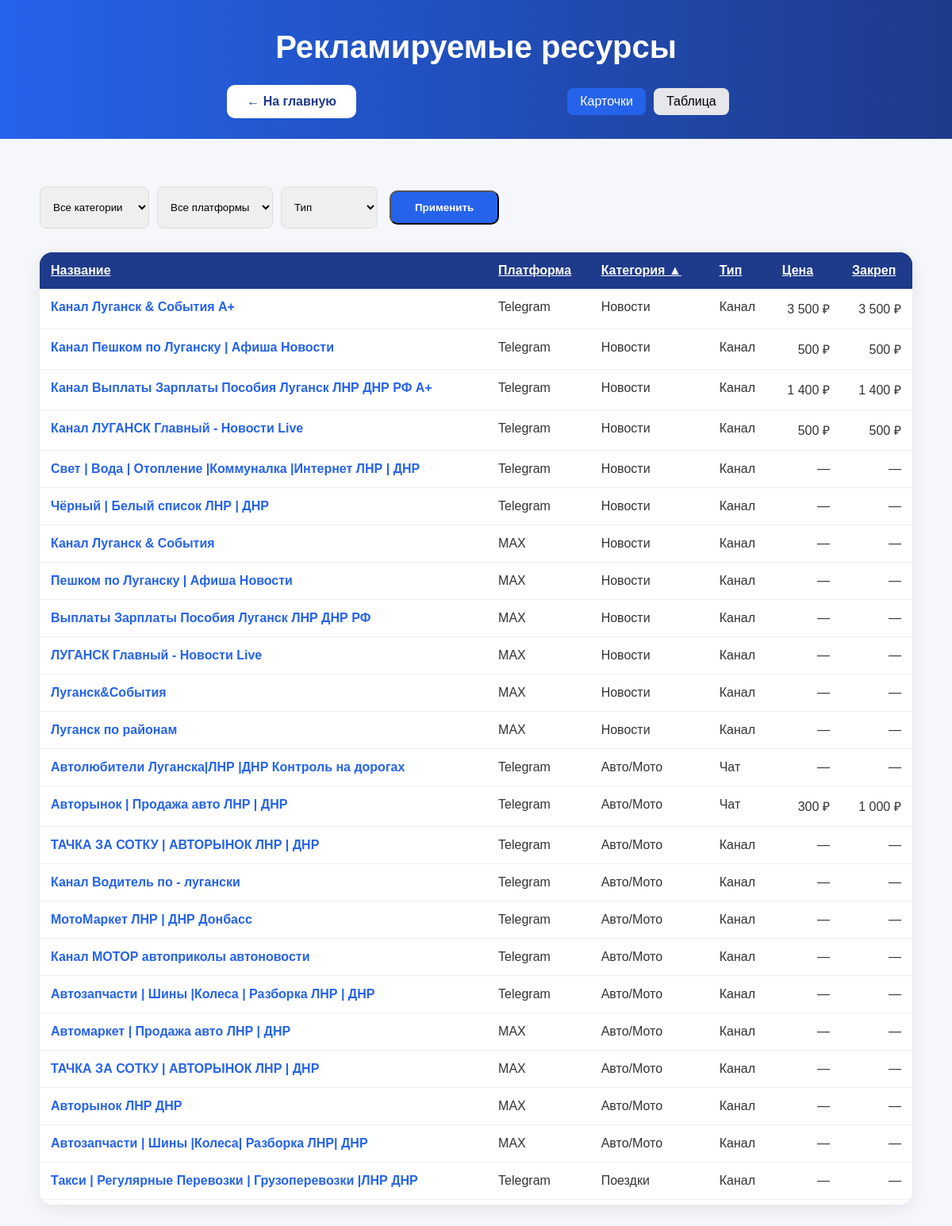
The app's page /resources.php?view=table&sort=category&dir=asc with its own data.
### tables this page shows
CREATE TABLE `resources` (
  `id` int(11) NOT NULL,
  `name` varchar(255) NOT NULL,
  `url` varchar(255) NOT NULL,
  `status` enum('main','reserve') DEFAULT NULL,
  `created_at` timestamp NULL DEFAULT CURRENT_TIMESTAMP,
  `platform` varchar(20) NOT NULL,
  `category` enum('Новости','Авто/Мото','Поездки','Работа','Объявления','Недвижимость','Общение','Хобби','Услуги','Электроника') NOT NULL DEFAULT 'Объявления',
  `type` enum('chat','channel') NOT NULL DEFAULT 'chat',
  `subscribers` int(11) DEFAULT NULL,
  `description` text,
  `priority` int(11) DEFAULT '0',
  `price` int(11) DEFAULT NULL,
  `pin_price` int(11) DEFAULT NULL
);

### config.php (called while the page is built, shortened)
<?php
function e($value)
{
    return htmlspecialchars((string)($value ?? ''), ENT_QUOTES, 'UTF-8');
}

### resources.php (the view, shortened to what this page needs)
<?php
require_once 'config.php';
$stmt = $pdo->prepare("SELECT value FROM settings WHERE name = 'show_reserve'");
$stmt->execute();
$showReserve = $stmt->fetchColumn();
$where = [];
if ($showReserve != '1') {
    $where[] = "(status IS NULL OR status != 'reserve')";
}
$params = [];
$view = $_GET['view'] ?? 'cards';
$sql = "SELECT * FROM resources";
if ($where) {
    $sql .= " WHERE " . implode(" AND ", $where);
}
$sort = $_GET['sort'] ?? 'priority';
$dir  = $_GET['dir'] ?? 'desc';
$sql .= " ORDER BY (status = 'reserve') ASC, $sort $dir";
$stmt = $pdo->prepare($sql);
$stmt->execute($params);
$resources = $stmt->fetchAll();
function sortLink($column, $label, $currentSort, $currentDir, $view) {
    $dir = 'asc';
    if ($currentSort === $column && $currentDir === 'asc') {
        $dir = 'desc';
    }
    $query = $_GET;
    $query['sort'] = $column;
    $query['dir'] = $dir;
    $query['view'] = $view;
    $arrow = '';
    if ($currentSort === $column) {
        $arrow = $currentDir === 'asc' ? ' ▲' : ' ▼';
    }
    return '<a href="?' . http_build_query($query) . '">' . $label . $arrow . '</a>';
}
?>
<!DOCTYPE html>
<html lang="ru">
<head>
<link rel="stylesheet" href="css/style.css?v=<?= filemtime('css/style.css') ?>">
</head>
<body>
<header class="hero small">
<h1>Рекламируемые ресурсы</h1>
<div>
    <div>
<a href="index.php" class="btn">← На главную</a></div>
<div class="view-switch">
<a href="?<?= http_build_query(array_merge($_GET, ['view' => 'cards'])) ?>"
class="view-btn <?= $view === 'cards' ? 'active' : '' ?>">
Карточки
</a>
<a href="?<?= http_build_query(array_merge($_GET, ['view' => 'table'])) ?>"
class="view-btn <?= $view === 'table' ? 'active' : '' ?>">
Таблица
</a>
</div>
</div>
</header>
<section class="table-section">
<form method="get" class="filter-form">
<select name="category">
<option value="">Все категории</option>
</select>
<select name="platform">
<option value="">Все платформы</option>
</select>
<select name="type">
<option value="">Тип</option>
</select>
<button type="submit" class="btn btn-primary">Применить</button>
</form>
<?php if ($view === 'cards'): ?>
<div class="resource-grid">
<?php foreach ($resources as $r): ?>
<?php
$cardClass = '';
if ($r['status'] === 'reserve') {
    $cardClass = 'card-reserve';
}
?>
<div class="resource-card <?= $cardClass ?>">
<div class="card-header">
    <a href="<?= e($r['url']) ?>" target="_blank" class="card-title">
        <?= e($r['name']) ?>
    </a>
</div>
<div class="card-badges">
    <span class="badge platform"><?= e($r['platform']) ?></span>
    <span class="badge category"><?= e($r['category']) ?></span>
    <span class="badge type">
        <?= $r['type'] === 'channel' ? 'Канал' : 'Чат' ?>
    </span>
</div>
<?php if ($r['description']): ?>
<div class="card-description">
    <?= e($r['description']) ?>
</div>
<?php endif; ?>
<div class="card-stats">
<?php if ($r['subscribers']): ?>
<div class="stat">
    <span class="label">Подписчики</span>
    <span class="value">
        <?= number_format($r['subscribers'],0,' ',' ') ?>
    </span>
</div>
<?php endif; ?>
<?php if ($r['price']): ?>
<div class="stat">
    <span class="label">Пост</span>
    <span class="value">
        <?= number_format($r['price'],0,' ',' ') ?> ₽
    </span>
</div>
<?php endif; ?>
<?php if ($r['pin_price']): ?>
<div class="stat">
    <span class="label">Закреп</span>
    <span class="value">
        <?= number_format($r['pin_price'],0,' ',' ') ?> ₽
    </span>
</div>
<?php endif; ?>
</div>
</div>
<?php endforeach; ?>
</div>
<?php else: ?>
    <div class="table-wrapper">
<table class="public-table">
<thead>
<tr>
<th><?= sortLink('name','Название',$sort,$dir,$view) ?></th>
<th><?= sortLink('platform','Платформа',$sort,$dir,$view) ?></th>
<th><?= sortLink('category','Категория',$sort,$dir,$view) ?></th>
<th><?= sortLink('type','Тип',$sort,$dir,$view) ?></th>
<th><?= sortLink('price','Цена',$sort,$dir,$view) ?></th>
<th><?= sortLink('pin_price','Закреп',$sort,$dir,$view) ?></th>
</tr>
</thead>
<tbody>
<?php foreach ($resources as $r): ?>
<?php if ($r['status'] === 'reserve'): ?>
<tr class="row-reserve">
<?php else: ?>
<tr>
<?php endif; ?>
    <td class="name-cell">
        <a href="<?= e($r['url']) ?>" target="_blank">
            <?= e($r['name']) ?>
        </a>
    </td>
    <td><?= e($r['platform']) ?></td>
    <td><?= e($r['category']) ?></td>
    <td><?= $r['type'] === 'channel' ? 'Канал' : 'Чат' ?></td>
    <td class="num">
        <?= $r['price'] ? number_format($r['price'],0,' ',' ') . ' ₽' : '—' ?>
    </td>
    <td class="num">
        <?= $r['pin_price'] ? number_format($r['pin_price'],0,' ',' ') . ' ₽' : '—' ?>
    </td>
</tr>
<?php endforeach; ?>
</tbody>
</table>
</div>
<?php endif; ?>
</section>
</body>
</html>

### css/style.css (style rules this page uses)
body { margin: 0; font-family: Arial, sans-serif; background: #f5f7fa; color: #333; }
.hero { background: linear-gradient(90deg, #2563eb, #1e3a8a); color: white; text-align: center; padding: 80px 20px; }
.small div { display: flex; justify-content: space-evenly; align-items: first baseline; }
.hero h1 { font-size: 40px; margin-bottom: 20px; }
.small { padding: 10px 20px; }
.btn { display: inline-block; padding: 12px 25px; background: white; color: #1e3a8a; text-decoration: none; border-radius: 10px; margin: 5px; font-weight: bold; transition: 0.3s; }
.table-section { max-width: 1100px; margin: 60px auto; padding: 0 20px; }
.btn-primary { background: #2563eb; color: white; padding: 12px 30px; border-radius: 10px; font-weight: bold; }
.filter-form { display:flex; flex-wrap:wrap; gap:10px; margin-bottom:30px; }
.filter-form select { padding:8px 12px; border-radius:8px; border:1px solid #ddd; }
.view-switch { margin-bottom: 20px; display: flex; gap: 10px; }
.view-btn { padding: 8px 16px; background: #2563eb; border-radius: 8px; text-decoration: none; color: #ffffff; font-weight: 500; transition: 0.2s; }
.view-btn.active { background: #e5e7eb; color: rgb(0, 0, 0); }
.table-wrapper { overflow-x: auto; background: white; border-radius: 16px; box-shadow: 0 6px 20px rgba(0,0,0,0.08); max-height: 1200px; overflow: auto; }
.public-table { width: 100%; border-collapse: collapse; min-width: 750px; }
.public-table thead { background: #1e3a8a; color: white; }
.public-table th { padding: 14px; text-align: left; font-weight: 600; }
.public-table th a { color: white; text-decoration: underline; }
.public-table td { padding: 14px; border-bottom: 1px solid #eee; vertical-align: top; }
.public-table .name-cell a { font-weight: 600; color: #2563eb; text-decoration: none; }
.public-table .num { text-align: right; white-space: nowrap; }
.public-table thead th { position: sticky; top: 0; background: #1e3a8a; z-index: 5; }

### records on screen
resources: name "Канал Луганск & События A+", platform "Telegram", category "Новости", type "Канал", price "3 500", pin_price "3 500"
resources: name "Канал Пешком по Луганску | Афиша Новости", platform "Telegram", category "Новости", type "Канал", price "500", pin_price "500"
resources: name "Канал Выплаты Зарплаты Пособия Луганск ЛНР ДНР РФ А+", platform "Telegram", category "Новости", type "Канал", price "1 400", pin_price "1 400"
resources: name "Канал ЛУГАНСК Главный - Новости Live", platform "Telegram", category "Новости", type "Канал", price "500", pin_price "500"
resources: name "Свет | Вода | Отопление |Коммуналка |Интернет ЛНР | ДНР", platform "Telegram", category "Новости", type "Канал"
resources: name "Чёрный | Белый список ЛНР | ДНР", platform "Telegram", category "Новости", type "Канал"
resources: name "Канал Луганск & События", platform "MAX", category "Новости", type "Канал"
resources: name "Пешком по Луганску | Афиша Новости", platform "MAX", category "Новости", type "Канал"
resources: name "Выплаты Зарплаты Пособия Луганск ЛНР ДНР РФ", platform "MAX", category "Новости", type "Канал"
resources: name "ЛУГАНСК Главный - Новости Live", platform "MAX", category "Новости", type "Канал"
resources: name "Луганск&События", platform "MAX", category "Новости", type "Канал"
resources: name "Луганск по районам", platform "MAX", category "Новости", type "Канал"
resources: name "Автолюбители Луганска|ЛНР |ДНР Контроль на дорогах", platform "Telegram", category "Авто/Мото", type "Чат"
resources: name "Авторынок | Продажа авто ЛНР | ДНР", platform "Telegram", category "Авто/Мото", type "Чат", price "300", pin_price "1 000"
resources: name "ТАЧКА ЗА СОТКУ | АВТОРЫНОК ЛНР | ДНР", platform "Telegram", category "Авто/Мото", type "Канал"
resources: name "Канал Водитель по - лугански", platform "Telegram", category "Авто/Мото", type "Канал"
resources: name "МотоМаркет ЛНР | ДНР Донбасс", platform "Telegram", category "Авто/Мото", type "Канал"
resources: name "Канал МОТОР автоприколы автоновости", platform "Telegram", category "Авто/Мото", type "Канал"
resources: name "Автозапчасти | Шины |Колеса | Разборка ЛНР | ДНР", platform "Telegram", category "Авто/Мото", type "Канал"
resources: name "Автомаркет | Продажа авто ЛНР | ДНР", platform "MAX", category "Авто/Мото", type "Канал"
resources: name "ТАЧКА ЗА СОТКУ | АВТОРЫНОК ЛНР | ДНР", platform "MAX", category "Авто/Мото", type "Канал"
resources: name "Авторынок ЛНР ДНР", platform "MAX", category "Авто/Мото", type "Канал"
resources: name "Автозапчасти | Шины |Колеса| Разборка ЛНР| ДНР", platform "MAX", category "Авто/Мото", type "Канал"
resources: name "Такси | Регулярные Перевозки | Грузоперевозки |ЛНР ДНР", platform "Telegram", category "Поездки", type "Канал"

### other values on screen
$label "Название Платформа Категория Тип Цена Закреп"
$arrow "▲"
